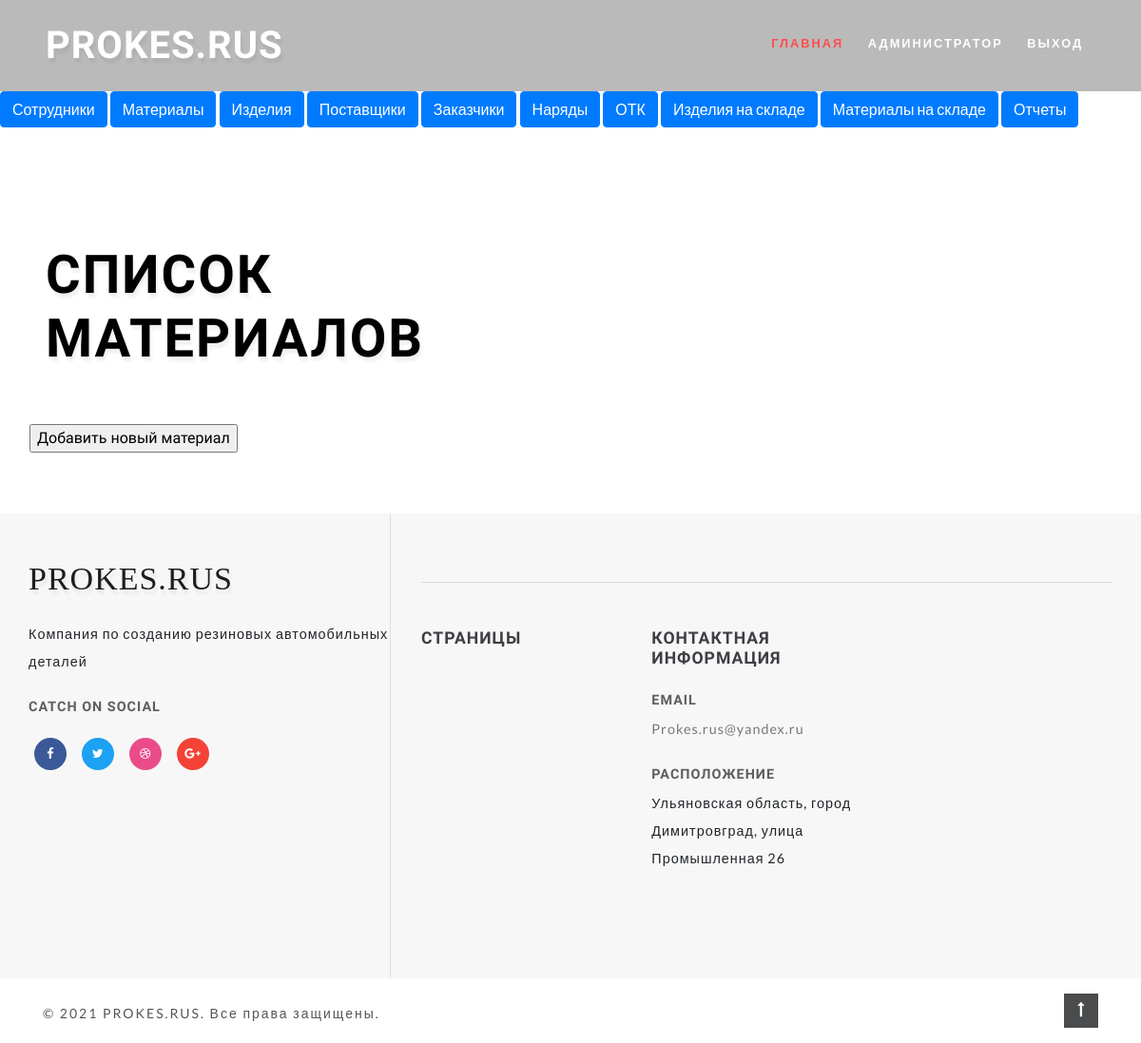
Page /material_list/ (signed in) on the earlier database version.
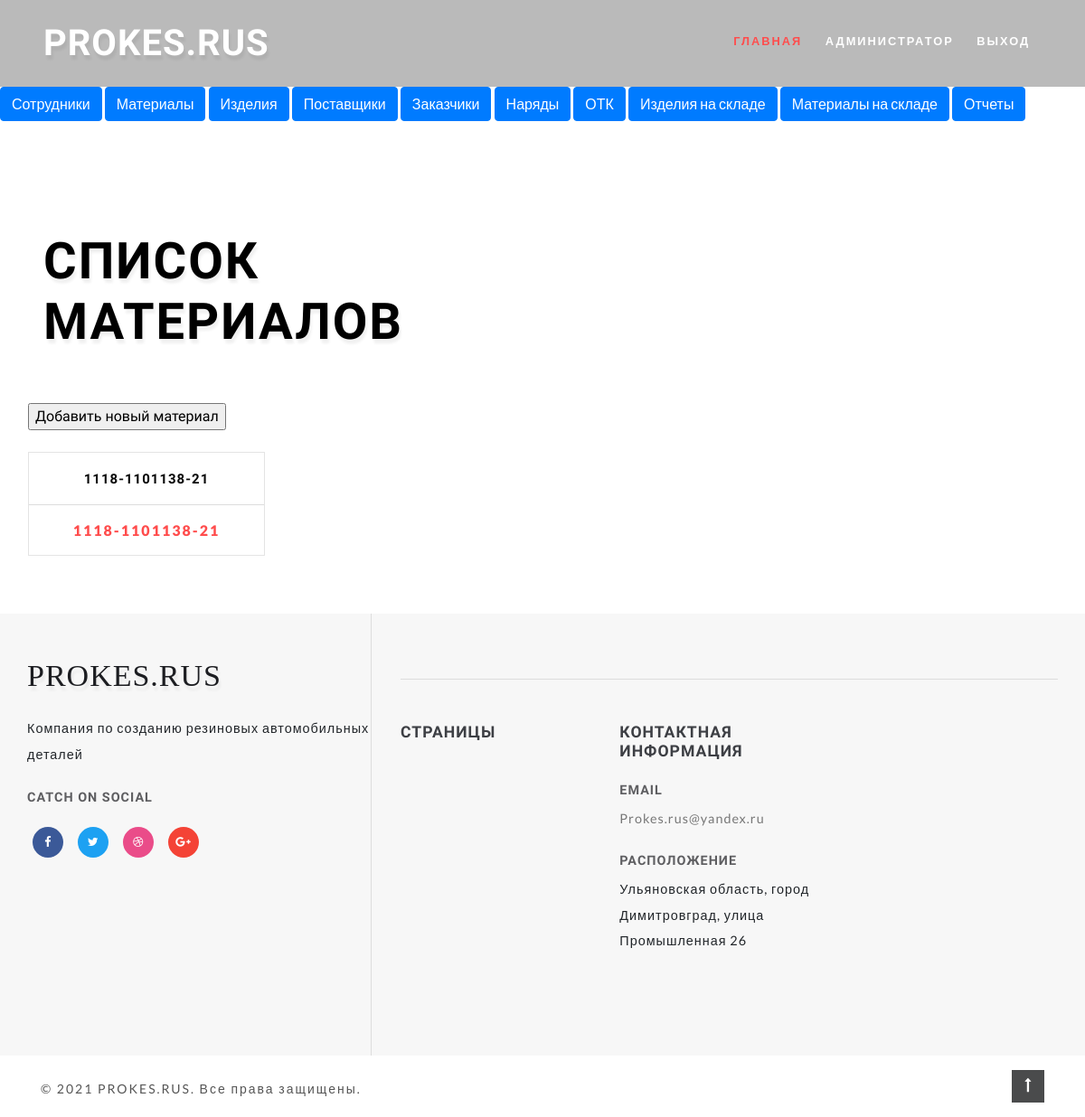
Same page on the later database version.
### prokes/models.py (models this page shows, shortened)
class Materials(models.Model):
    code = models.CharField('Код смеси', max_length=120)
    weight = models.IntegerField('Вес смеси')
    batch_number = models.IntegerField('Номер партии')
    pallet_number = models.IntegerField('Номер поддона')
    class Meta:
        verbose_name = 'Материал'
        verbose_name_plural = 'Материалы'

### prokes/views.py (the view)
# urls.py: path("material_list/", views.MaterialListView.as_view(), name="material_list"),
class MaterialListView(ListView):
    model = Materials
    queryset = Materials.objects.all()
    template_name = "materials/material_list.html"

### templates/materials/material_list.html (shortened to what this page needs)
{% extends 'materials/base.html' %}
{% block header_title %} Список материалов {% endblock header_title %}
{% block material %}
    <div class="left-ads-display col-lg-9">
            <input type="button" onclick='location.href="{% url "material_create" %}"' value="Добавить новый материал">
        <div class="row">
            {% for material in materials_list %}
                <div class="col-md-4 product-men">
                    <div class="product-shoe-info editContent text-center mt-lg-4" >
                        <div class="item-info-product">
                            <h4 class="">
                                <a href="{{ material.id }}" class="editContent" >
                                    {{ material.code }}
                                </a>
                            </h4>
                            <div class="product_price">
                                <div class="grid-price">
                                    <a href="{{ material.id }}"><span class="money editContent" >{{ material.code }}</span></a>
                                </div>
                            </div>
                        </div>
                    </div>
                </div>
            {% endfor %}
        </div>
    </div>
{% endblock material %}

Differences in the rows shown:
added Materials: code "1118-1101138-21"
